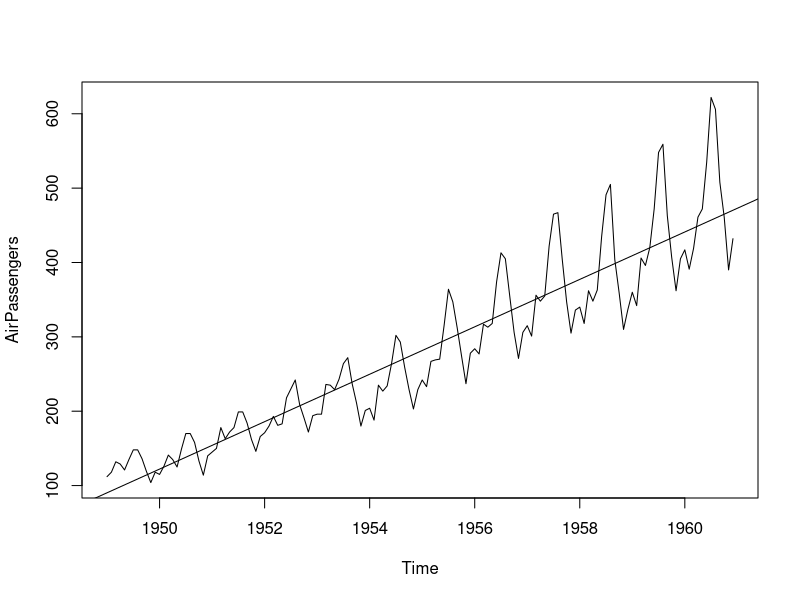
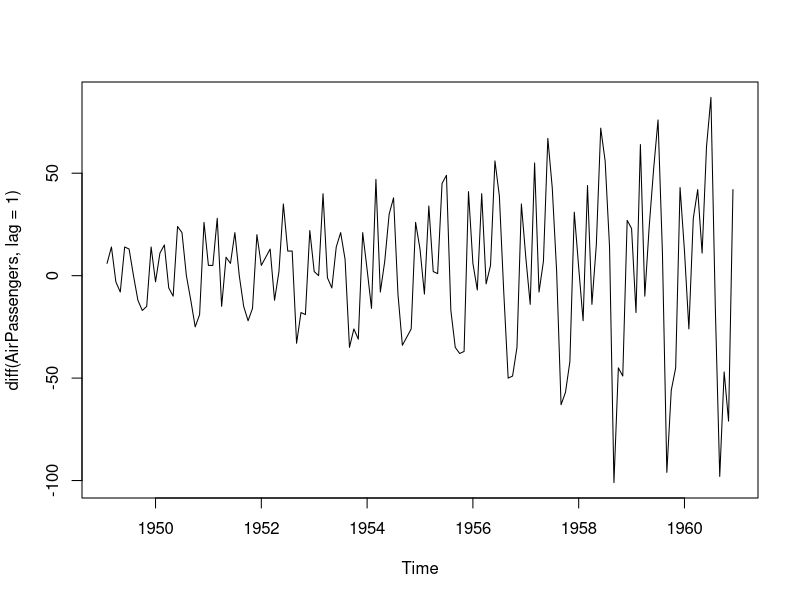
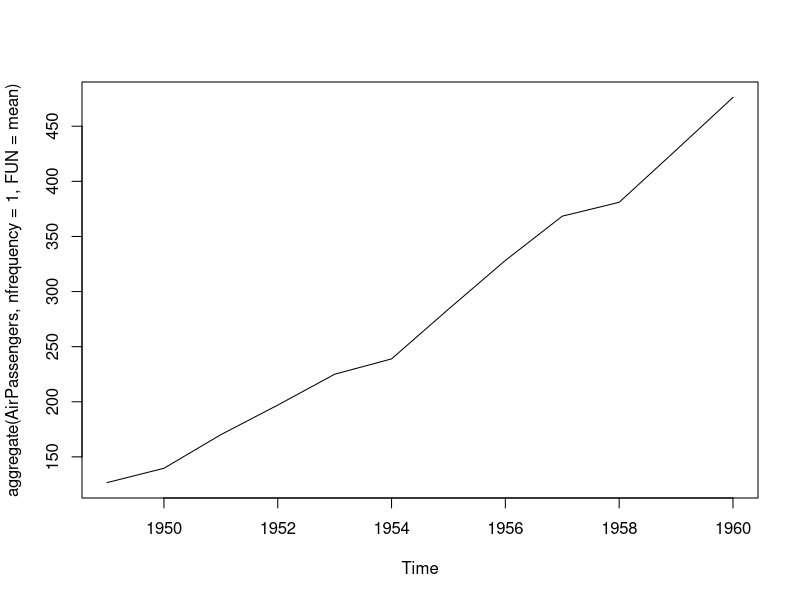
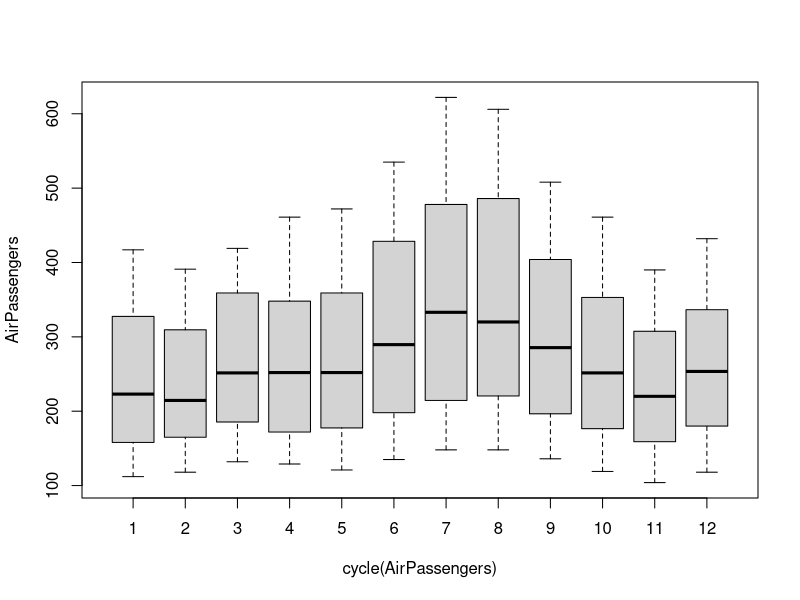
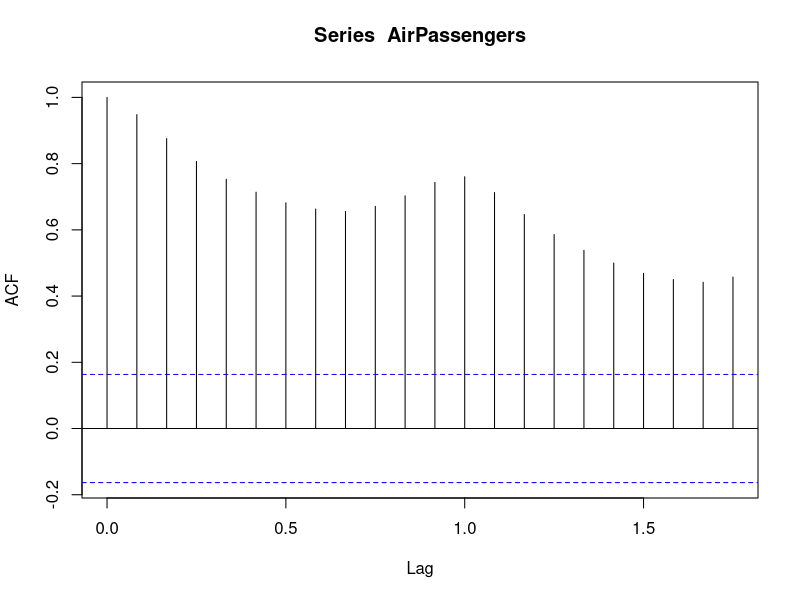
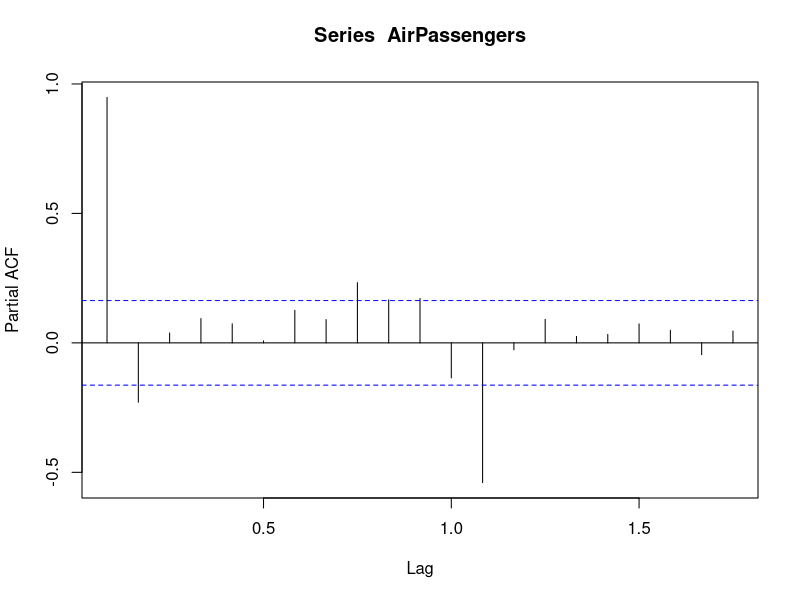
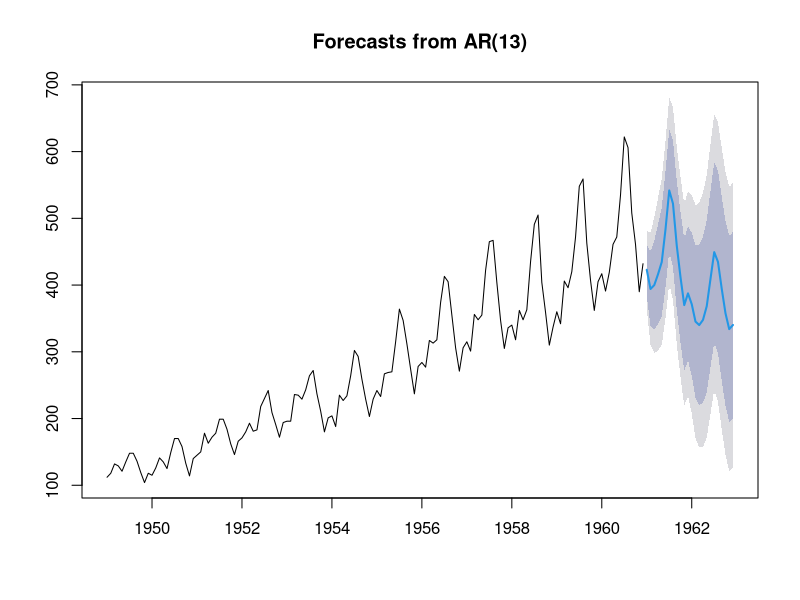
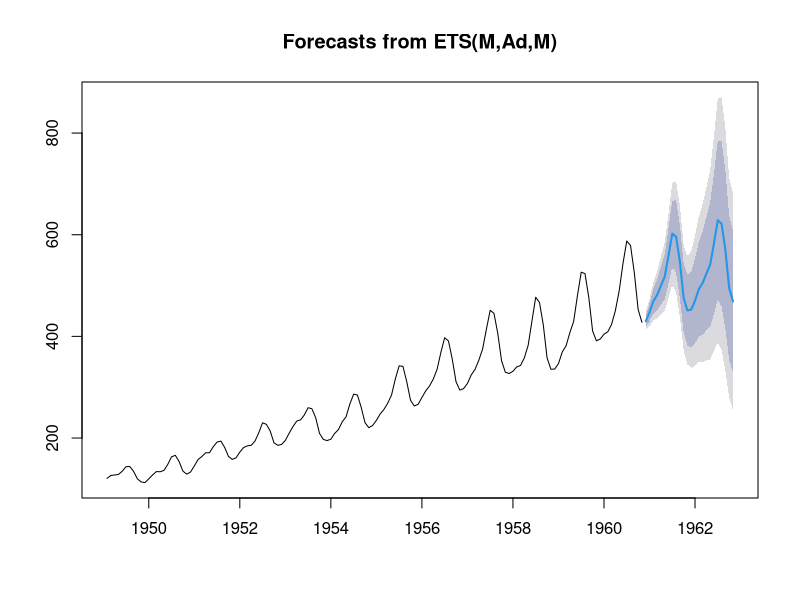

Write R code to recreate these figures, in order.
library(forecast)

data("AirPassengers")
class(AirPassengers)
start(AirPassengers)
end(AirPassengers)

frequency(AirPassengers)
time(AirPassengers)
cycle(AirPassengers)

plot(AirPassengers)
abline(lm(AirPassengers ~ time(AirPassengers)))
plot(diff(AirPassengers, lag = 1))

plot(aggregate(AirPassengers, nfrequency = 1, FUN = mean))
boxplot(AirPassengers ~ cycle(AirPassengers))

acf(AirPassengers)
pacf(AirPassengers)
plot(forecast(ar(AirPassengers, order.max = 13), h = 24))

plot(forecast(ma(AirPassengers, order = 3)))
plot(decompose(AirPassengers))

# Dickey-Fuller Test
sAirPassengers = diff(log(AirPassengers), lag = 1)
plot(AirPassengers)
plot(sAirPassengers)

urca::ur.df(AirPassengers, lags = 0)
urca::ur.df(sAirPassengers, lags = 0)

acf(sAirPassengers)
pacf(sAirPassengers)

fit = arima(log(AirPassengers), 
            order = c(0, 1, 1),
            seasonal = c(0, 1, 1))

plot(forecast(fit, h = 60))

plot(forecast(ets(log(AirPassengers), "MAM"), h = 60))
plot(forecast(ets(log(AirPassengers)), h = 60))
